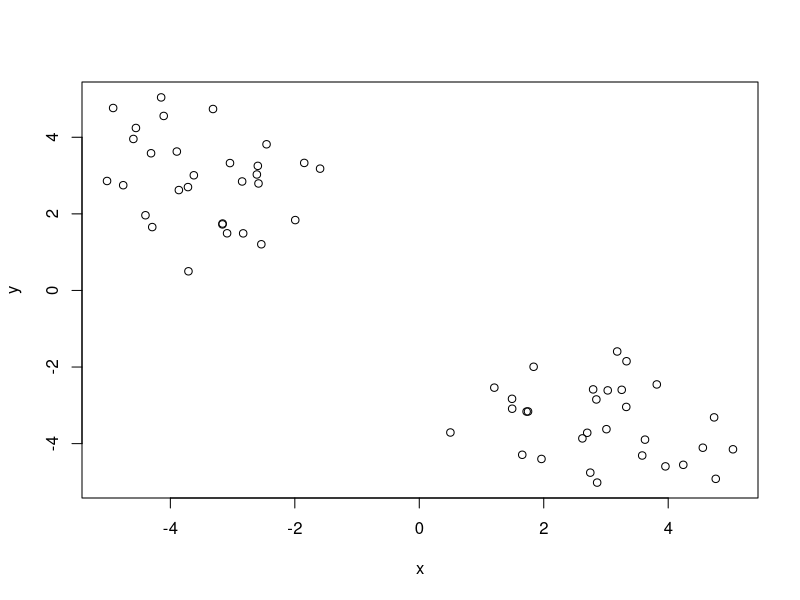
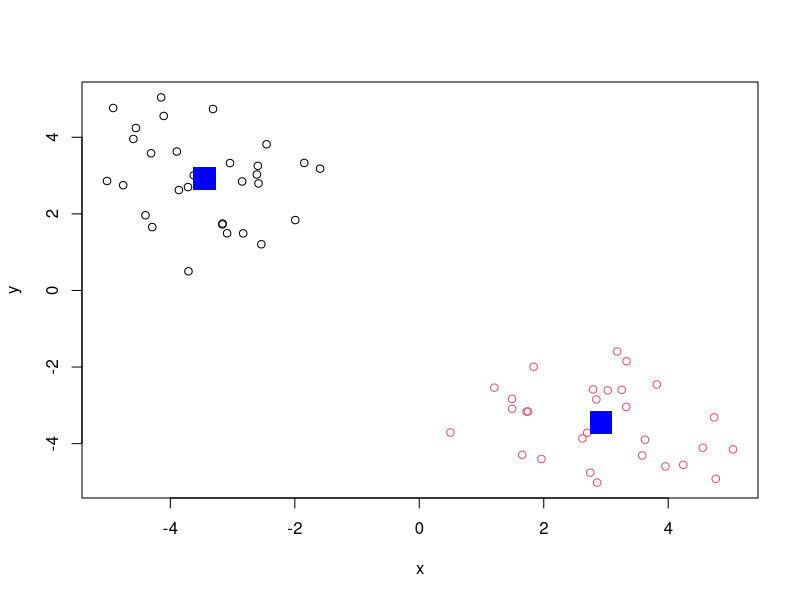

These charts were generated, in order, by the following R code: (Note: this script raises an error after producing the figures.)
## ---- chunk 1

## ---- chunk 2
tmp <- c(rnorm(30,-3), rnorm(30,3))
x <- cbind(x=tmp, y=rev(tmp))
plot(x)
## ---- chunk 3
km <- kmeans(x, centers =2, nstart = 20) 
km
## ---- chunk 4
km$size
## ---- chunk 5
plot(x, col = km$cluster)
points(km$centers, col = "blue", pch = 15, cex=3) 
## ---- chunk 6
d <- dist(x)
hc <- hclust(x)
hc
## ---- chunk 7
hc <- hclust(dist(x))
plot(hc)
## ---- chunk 8
# Draws a dendrogram
plot(hc)
abline(h=6, col="red", lty=2)
abline(h=4, col="blue")
## ---- chunk 9
grp4 <- cutree(hc, h=4 ) 
# Cut into k grps
table(grp4)

## ---- chunk 10
# Step 1. Generate some example data for clustering
x <- rbind(
 matrix(rnorm(100, mean=0, sd = 0.3), ncol = 2), # c1
 matrix(rnorm(100, mean = 1, sd = 0.3), ncol = 2), # c2
 matrix(c(rnorm(50, mean = 1, sd = 0.3), # c3
 rnorm(50, mean = 0, sd = 0.3)), ncol = 2))
colnames(x) <- c("x", "y")
# Step 2. Plot the data without clustering
plot(x)
# Step 3. Generate colors for known clusters
# (just so we can compare to hclust results)
col <- as.factor( rep(c("c1","c2","c3"), each=50) )
plot(x, col=col)
## ---- chunk 11
hc <- hclust(dist(x))
plot(hc)
abline(h=1.7, col="sky blue")
## ---- chunk 12
grps <- cutree(hc, k=3)
table(grps)
## ---- chunk 13
plot(x, col=grps)
